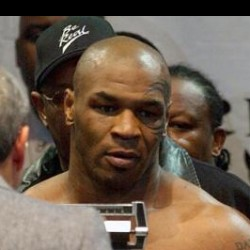
#> input picture Image_Process/Image/PCT6.jpg, 250 x 250 px
$ python edgeDetection.py   (older library calls are emulated)
#> lines starting #> are read from the running program, lines starting #| are printed output that depends on the picture; after the words box and inside, x2 and y2 are one past the last pixel; in counts of white or black regions, pixels touching at a corner belong together
import cv2

# Konversi Gambar langsung ke Grayscale
img = cv2.imread('Image/PCT6.jpg', cv2.IMREAD_GRAYSCALE)
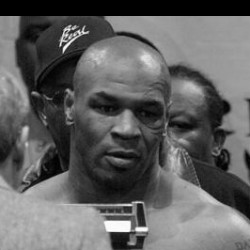
#> img: shape (250, 250); min 0, max 255, mean 97.2

# Deteksi tepi menggunakan operator Sobel
sobelx = cv2.Sobel(img, cv2.CV_64F, 1, 0, ksize=5)
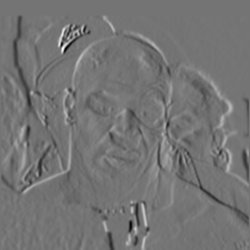
#> sobelx: shape (250, 250) float64; min -7221, max 8555, mean -8.2; drawn with min black and max white
sobely = cv2.Sobel(img, cv2.CV_64F, 0, 1, ksize=5)
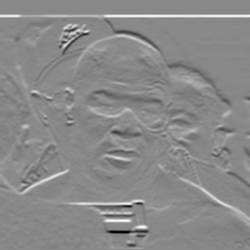
#> sobely: shape (250, 250) float64; min -9880, max 8518, mean 67.4; drawn with min black and max white
# Gabungkan hasil Sobel x dan y
sobel = cv2.addWeighted(sobelx, 0.5, sobely, 0.5, 0)
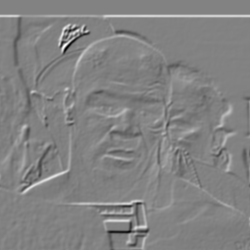
#> sobel: shape (250, 250) float64; min -6342, max 6076, mean 29.6; drawn with min black and max white

# Deteksi tepi menggunakan operator Canny
canny = cv2.Canny(img, 100, 200)
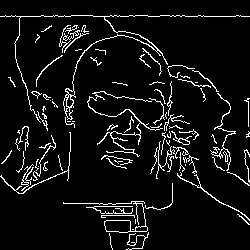
#> canny: shape (250, 250); 7% white in thin lines or dots

# Deteksi tepi menggunakan operator Gaussian
gaussian = cv2.GaussianBlur(img, (5,5), 0)
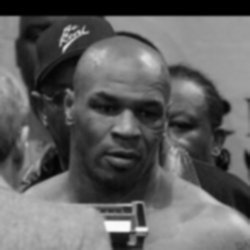
#> gaussian: shape (250, 250); min 0, max 250, mean 97.2

# Hasil
cv2.imshow('Gambar Asli', img)
cv2.imshow('Deteksi Tepi Sobel', sobel)
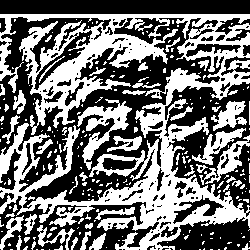
#> window 'Deteksi Tepi Sobel': shape (250, 250); 44.8% white; 229 white regions (181 under 20 px), largest, box (x1, y1, x2, y2) and area: (0, 14, 250, 250) 21058, (77, 99, 132, 170) 1223, (199, 135, 250, 185) 626
cv2.imshow('Deteksi Tepi Canny', canny)
cv2.imshow('Deteksi Tepi Gaussian', gaussian)

cv2.waitKey()
cv2.destroyAllWindows()

$ run again, with Image_Process/Image/PCT1.jpg copied over Image_Process/Image/PCT6.jpg
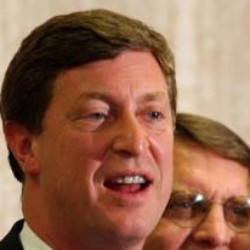
#> input picture Image_Process/Image/PCT1.jpg, 250 x 250 px
#> `canny = cv2.Canny(img, 100, 200)`:
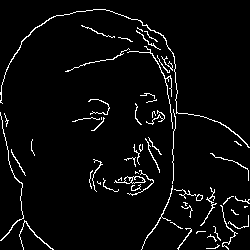
#> canny: shape (250, 250); 4.2% white in thin lines or dots
#> `cv2.imshow('Deteksi Tepi Sobel', sobel)`:
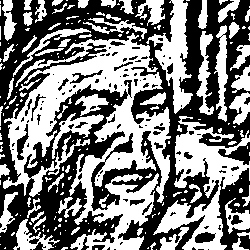
#> window 'Deteksi Tepi Sobel': shape (250, 250); 49.2% white; 202 white regions (136 under 20 px), largest, box (x1, y1, x2, y2) and area: (3, 33, 171, 250) 14091, (153, 116, 250, 250) 4606, (146, 0, 193, 114) 1995

$ run again, with Image_Process/Image/PCT10.jpg copied over Image_Process/Image/PCT6.jpg
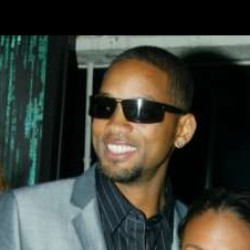
#> input picture Image_Process/Image/PCT10.jpg, 250 x 250 px
#> `canny = cv2.Canny(img, 100, 200)`:
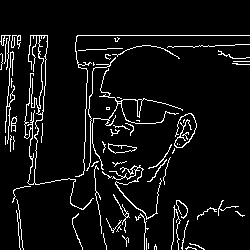
#> canny: shape (250, 250); 6.5% white in thin lines or dots, all inside (x1, y1, x2, y2) = (0, 35, 250, 250)
#> `cv2.imshow('Deteksi Tepi Sobel', sobel)`:
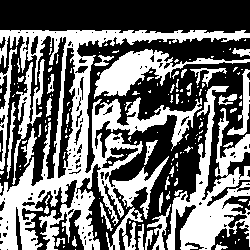
#> window 'Deteksi Tepi Sobel': shape (250, 250); 43.7% white; 155 white regions (114 under 20 px), largest, box (x1, y1, x2, y2) and area: (0, 30, 250, 250) 14246, (166, 86, 250, 250) 5142, (94, 49, 250, 99) 2265

$ run again, with Image_Process/Image/PCT2.jpg copied over Image_Process/Image/PCT6.jpg
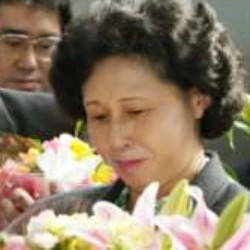
#> input picture Image_Process/Image/PCT2.jpg, 250 x 250 px
#> canny: shape (250, 250); 7% white in thin lines or dots
#> `cv2.imshow('Deteksi Tepi Sobel', sobel)`:
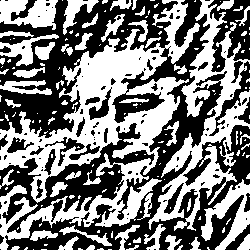
#> window 'Deteksi Tepi Sobel': shape (250, 250); 48.5% white; 159 white regions (106 under 20 px), largest, box (x1, y1, x2, y2) and area: (0, 0, 200, 250) 14931, (148, 0, 250, 231) 6604, (201, 179, 250, 250) 1334
